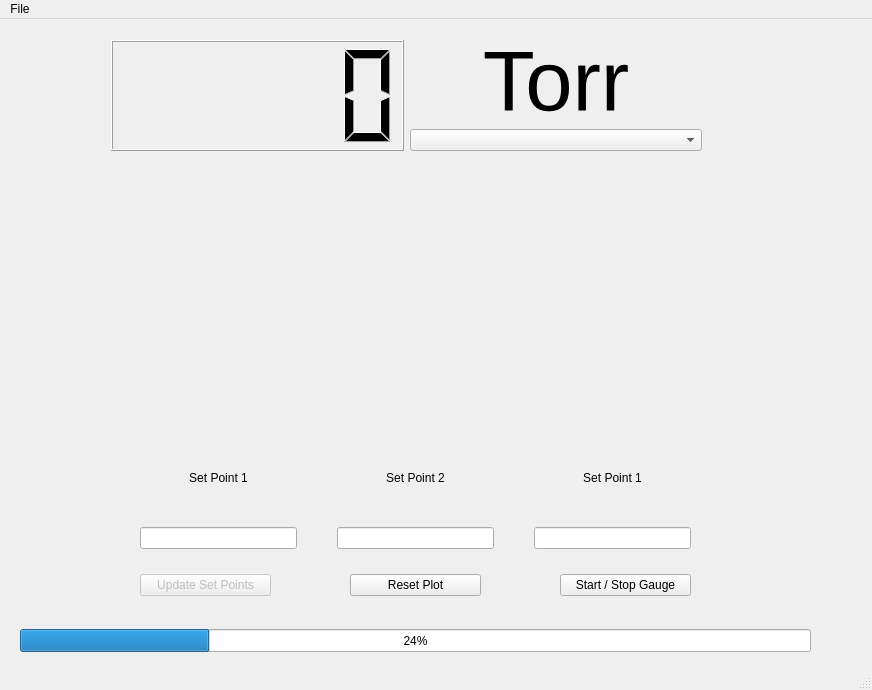
<?xml version="1.0" encoding="UTF-8"?>
<ui version="4.0">
 <class>MainWindow</class>
 <widget class="QMainWindow" name="MainWindow">
  <property name="geometry">
   <rect>
    <x>0</x>
    <y>0</y>
    <width>872</width>
    <height>690</height>
   </rect>
  </property>
  <property name="windowTitle">
   <string>MainWindow</string>
  </property>
  <widget class="QWidget" name="centralwidget">
   <widget class="QProgressBar" name="progressBar">
    <property name="geometry">
     <rect>
      <x>20</x>
      <y>610</y>
      <width>791</width>
      <height>23</height>
     </rect>
    </property>
    <property name="value">
     <number>24</number>
    </property>
   </widget>
   <widget class="QWidget" name="pressure_plot_widget" native="true">
    <property name="geometry">
     <rect>
      <x>139</x>
      <y>179</y>
      <width>551</width>
      <height>251</height>
     </rect>
    </property>
   </widget>
   <widget class="QWidget" name="">
    <property name="geometry">
     <rect>
      <x>140</x>
      <y>449</y>
      <width>551</width>
      <height>81</height>
     </rect>
    </property>
    <layout class="QHBoxLayout" name="horizontalLayout">
     <property name="spacing">
      <number>40</number>
     </property>
     <item>
      <layout class="QVBoxLayout" name="verticalLayout">
       <item>
        <widget class="QLabel" name="setpoint1_label">
         <property name="text">
          <string>Set Point 1</string>
         </property>
         <property name="textFormat">
          <enum>Qt::LogText</enum>
         </property>
         <property name="alignment">
          <set>Qt::AlignCenter</set>
         </property>
        </widget>
       </item>
       <item>
        <widget class="QLineEdit" name="lineEdit_setpoint1"/>
       </item>
      </layout>
     </item>
     <item>
      <layout class="QVBoxLayout" name="verticalLayout_2">
       <item>
        <widget class="QLabel" name="setpoint2_label">
         <property name="text">
          <string>Set Point 2</string>
         </property>
         <property name="textFormat">
          <enum>Qt::LogText</enum>
         </property>
         <property name="alignment">
          <set>Qt::AlignCenter</set>
         </property>
        </widget>
       </item>
       <item>
        <widget class="QLineEdit" name="lineEdit_setpoint2"/>
       </item>
      </layout>
     </item>
     <item>
      <layout class="QVBoxLayout" name="verticalLayout_3">
       <item>
        <widget class="QLabel" name="setpoint2_label_2">
         <property name="text">
          <string>Set Point 1</string>
         </property>
         <property name="textFormat">
          <enum>Qt::LogText</enum>
         </property>
         <property name="alignment">
          <set>Qt::AlignCenter</set>
         </property>
        </widget>
       </item>
       <item>
        <widget class="QLineEdit" name="lineEdit_setpoint2_2"/>
       </item>
      </layout>
     </item>
    </layout>
   </widget>
   <widget class="QWidget" name="">
    <property name="geometry">
     <rect>
      <x>111</x>
      <y>21</y>
      <width>591</width>
      <height>111</height>
     </rect>
    </property>
    <layout class="QHBoxLayout" name="horizontalLayout_2">
     <item>
      <widget class="QLCDNumber" name="pressure_number">
       <property name="sizePolicy">
        <sizepolicy hsizetype="Preferred" vsizetype="Minimum">
         <horstretch>0</horstretch>
         <verstretch>0</verstretch>
        </sizepolicy>
       </property>
      </widget>
     </item>
     <item>
      <layout class="QVBoxLayout" name="verticalLayout_4">
       <item>
        <widget class="QLabel" name="units_label">
         <property name="sizePolicy">
          <sizepolicy hsizetype="Minimum" vsizetype="Preferred">
           <horstretch>0</horstretch>
           <verstretch>0</verstretch>
          </sizepolicy>
         </property>
         <property name="font">
          <font>
           <pointsize>64</pointsize>
          </font>
         </property>
         <property name="text">
          <string>Torr</string>
         </property>
         <property name="textFormat">
          <enum>Qt::AutoText</enum>
         </property>
         <property name="alignment">
          <set>Qt::AlignCenter</set>
         </property>
        </widget>
       </item>
       <item>
        <widget class="QComboBox" name="units_comboBox">
         <property name="toolTip">
          <string>Pressure Units</string>
         </property>
        </widget>
       </item>
      </layout>
     </item>
    </layout>
   </widget>
   <widget class="QWidget" name="">
    <property name="geometry">
     <rect>
      <x>140</x>
      <y>550</y>
      <width>551</width>
      <height>32</height>
     </rect>
    </property>
    <layout class="QHBoxLayout" name="horizontalLayout_3">
     <property name="spacing">
      <number>79</number>
     </property>
     <item>
      <widget class="QPushButton" name="update_setpoints_button">
       <property name="enabled">
        <bool>false</bool>
       </property>
       <property name="text">
        <string>Update Set Points</string>
       </property>
      </widget>
     </item>
     <item>
      <widget class="QPushButton" name="reset_button">
       <property name="text">
        <string>Reset Plot</string>
       </property>
      </widget>
     </item>
     <item>
      <widget class="QPushButton" name="start_stop_button">
       <property name="text">
        <string>Start / Stop Gauge</string>
       </property>
      </widget>
     </item>
    </layout>
   </widget>
  </widget>
  <widget class="QMenuBar" name="menubar">
   <property name="geometry">
    <rect>
     <x>0</x>
     <y>0</y>
     <width>872</width>
     <height>22</height>
    </rect>
   </property>
   <widget class="QMenu" name="menuFile">
    <property name="title">
     <string>File</string>
    </property>
    <addaction name="actionSave"/>
    <addaction name="actionReset"/>
    <addaction name="actionQuit"/>
   </widget>
   <addaction name="menuFile"/>
  </widget>
  <widget class="QStatusBar" name="statusbar"/>
  <action name="actionSave">
   <property name="text">
    <string>Save</string>
   </property>
  </action>
  <action name="actionReset">
   <property name="text">
    <string>Reset</string>
   </property>
  </action>
  <action name="actionQuit">
   <property name="text">
    <string>Quit</string>
   </property>
  </action>
 </widget>
 <resources/>
 <connections>
  <connection>
   <sender>start_stop_button</sender>
   <signal>clicked(bool)</signal>
   <receiver>MainWindow</receiver>
   <slot>raise()</slot>
   <hints>
    <hint type="sourcelabel">
     <x>611</x>
     <y>587</y>
    </hint>
    <hint type="destinationlabel">
     <x>435</x>
     <y>344</y>
    </hint>
   </hints>
  </connection>
  <connection>
   <sender>reset_button</sender>
   <signal>clicked(bool)</signal>
   <receiver>MainWindow</receiver>
   <slot>raise()</slot>
   <hints>
    <hint type="sourcelabel">
     <x>412</x>
     <y>587</y>
    </hint>
    <hint type="destinationlabel">
     <x>435</x>
     <y>344</y>
    </hint>
   </hints>
  </connection>
  <connection>
   <sender>update_setpoints_button</sender>
   <signal>clicked(bool)</signal>
   <receiver>MainWindow</receiver>
   <slot>raise()</slot>
   <hints>
    <hint type="sourcelabel">
     <x>216</x>
     <y>587</y>
    </hint>
    <hint type="destinationlabel">
     <x>435</x>
     <y>344</y>
    </hint>
   </hints>
  </connection>
 </connections>
</ui>
